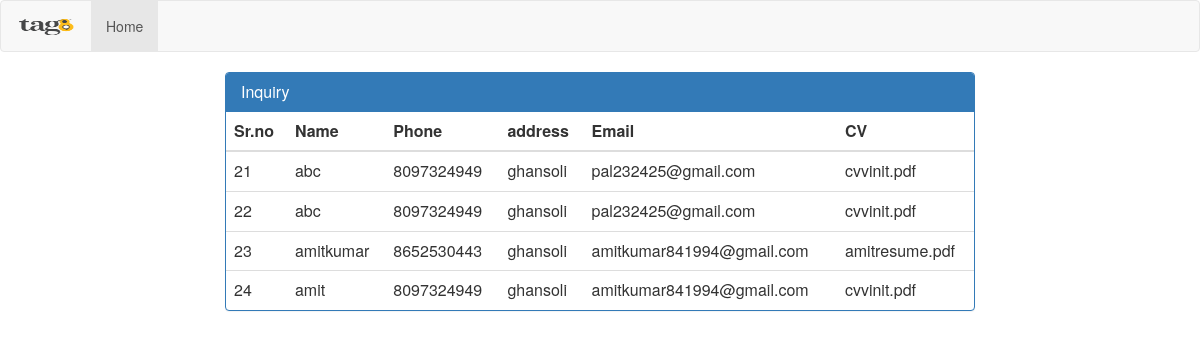
The app's page /admin/inquiry.php with its own data.
### tables this page shows
CREATE TABLE `inquiry` (
  `id` int(20) NOT NULL,
  `name` varchar(20) NOT NULL,
  `mobile` char(20) NOT NULL,
  `address` varchar(30) NOT NULL,
  `email` varchar(25) NOT NULL,
  `CV` varchar(255) NOT NULL
);

### admin/inquiry.php (the view, shortened to what this page needs)
<?php
include('includes/config.php');
?>
<head><title>Inquiry</title>
<link rel="shortcut icon" type="image/png" href="admin/image/favicon.png"/></head>
<link href="//netdna.bootstrapcdn.com/bootstrap/3.0.0/css/bootstrap.min.css" rel="stylesheet" id="bootstrap-css">
<nav class="navbar navbar-default">
  <div class="container-fluid">
    <div class="navbar-header">
      <a class="navbar-brand" href="/tag8/index.php"><img src="image/logo.png" alt="" width="60" height="20"/></a>
    </div>
    <ul class="nav navbar-nav">
      <li class="active"><a href="/tag8/index.php">Home</a></li>
    </ul>
  </div>
</nav>
<div class="container">
      <div class="row ">
      <div class="col-md-8 col-md-offset-2">
        <div class="panel panel-primary">
          <div class="panel-heading">
            <h3 class="panel-title">Inquiry</h3>
          </div>
          <table class="table table-hover" id="dev-table">
            <thead>
              <tr>
                <th>Sr.no</th>
                <th>Name</th>
                <th>Phone</th>
                <th>address</th>
                <th>Email</th>
                 <th>CV</th>
              </tr>
            </thead>
            <tbody>
              <tr>
                <?php
                  $result = mysqli_query($con,"SELECT * FROM inquiry");
 while($row = mysqli_fetch_array($result))
{
echo "<tr>";
echo "<td>" . $row['id'] . "</td>";
echo "<td>" . $row['name'] . "</td>";
echo "<td>" . $row['mobile'] . "</td>";
echo "<td>" . $row['address'] . "</td>";
echo "<td>" . $row['email'] . "</td>";
echo "<td>" . $row['CV'] . "</td>";
echo "</tr>";
}
echo "</table>";
                ?>
        </div>
      </div>
    </div>
  </div>

### records on screen
inquiry: id "21", name "abc", mobile "8097324949", address "ghansoli", email "pal232425@gmail.com", CV "cvvinit.pdf"
inquiry: id "22", name "abc", mobile "8097324949", address "ghansoli", email "pal232425@gmail.com", CV "cvvinit.pdf"
inquiry: id "23", name "amitkumar", mobile "8652530443", address "ghansoli", email "amitkumar841994@gmail.com", CV "amitresume.pdf"
inquiry: id "24", name "amit", mobile "8097324949", address "ghansoli", email "amitkumar841994@gmail.com", CV "cvvinit.pdf"
